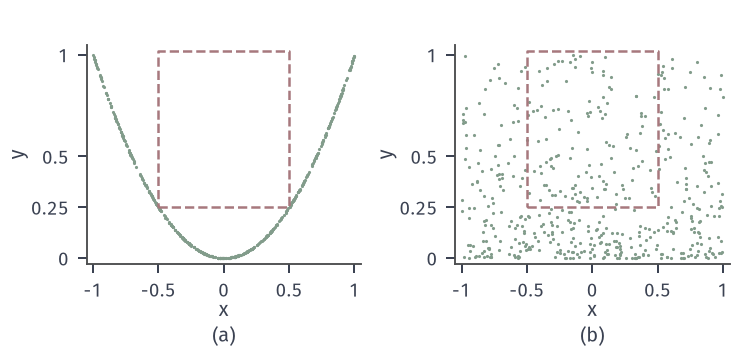

This chart was generated by the following Python code:
"""(a) 500 samples of (X, X^2), X ~ Unif(-1,1); (b) 500 samples of the product law P_X x P_Y (X, X'^2 with X' independent).
Red dashed rectangle: event {|x| <= 1/2, y > 1/4}; joint probability 0, product probability 1/2 * 1/2 = 1/4. Seed 719."""
from pathlib import Path
import sys
HERE = Path(__file__).resolve().parent
sys.path.insert(0, str(HERE.parent/"dep-common"))
from common import *

rng = np.random.default_rng(SEED)
n = 500
x = rng.uniform(-1, 1, n); xp = rng.uniform(-1, 1, n)
fig, axs = figure(width_mm=104, height_mm=50, ncols=2)
for ax, (u, v), lab in zip(axs, [(x, x**2), (x, xp**2)], ['(a)', '(b)']):
    ax.scatter(u, v, s=1.6, color=GREEN, linewidths=0)
    ax.plot([-.5, .5, .5, -.5, -.5], [.25, .25, 1.02, 1.02, .25], color=RED, lw=1.0, ls='--')
    ax.set_xlim(-1.05, 1.05); ax.set_ylim(-.03, 1.05)
    ax.set_xticks([-1, -.5, 0, .5, 1]); ax.set_yticks([0, .25, .5, 1])
    ax.set_xlabel('$x$', labelpad=0); ax.set_ylabel('$y$', labelpad=1)
    ax.set_box_aspect(.8)
    gfmt(ax)
    tag(ax, lab, y=-.28)
inside_joint = float(np.mean((np.abs(x) <= .5) & (x**2 > .25)))
inside_prod = float(np.mean((np.abs(x) <= .5) & (xp**2 > .25)))
save(fig, HERE, 'figure', {'seed': SEED, 'n': n, 'empirical_joint': inside_joint, 'empirical_product': inside_prod, 'exact_joint': 0, 'exact_product': 0.25})
